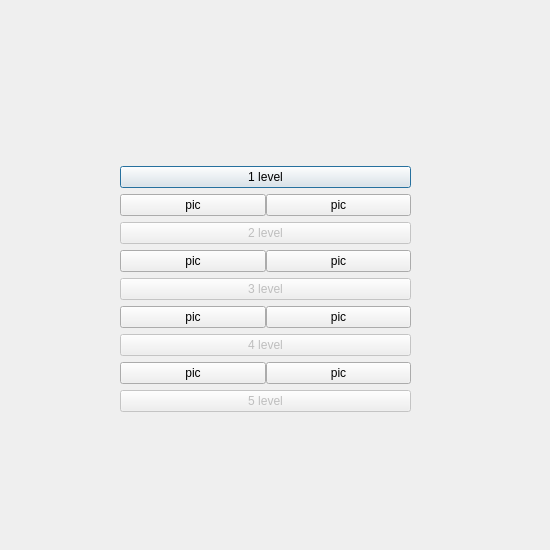
<?xml version="1.0" encoding="UTF-8"?>
<ui version="4.0">
 <class>levels</class>
 <widget class="QDialog" name="levels">
  <property name="geometry">
   <rect>
    <x>0</x>
    <y>0</y>
    <width>550</width>
    <height>550</height>
   </rect>
  </property>
  <property name="minimumSize">
   <size>
    <width>550</width>
    <height>550</height>
   </size>
  </property>
  <property name="maximumSize">
   <size>
    <width>550</width>
    <height>550</height>
   </size>
  </property>
  <property name="windowTitle">
   <string>Dialog</string>
  </property>
  <widget class="QWidget" name="verticalLayoutWidget">
   <property name="geometry">
    <rect>
     <x>120</x>
     <y>160</y>
     <width>291</width>
     <height>262</height>
    </rect>
   </property>
   <layout class="QVBoxLayout" name="verticalLayout">
    <property name="spacing">
     <number>0</number>
    </property>
    <item>
     <widget class="QPushButton" name="pushButton">
      <property name="text">
       <string>1 level</string>
      </property>
     </widget>
    </item>
    <item>
     <layout class="QHBoxLayout" name="horizontalLayout">
      <item>
       <widget class="QPushButton" name="pushButton_6">
        <property name="text">
         <string>pic</string>
        </property>
       </widget>
      </item>
      <item>
       <widget class="QPushButton" name="pushButton_7">
        <property name="text">
         <string>pic</string>
        </property>
       </widget>
      </item>
     </layout>
    </item>
    <item>
     <widget class="QPushButton" name="pushButton_2">
      <property name="enabled">
       <bool>false</bool>
      </property>
      <property name="text">
       <string>2 level</string>
      </property>
     </widget>
    </item>
    <item>
     <layout class="QHBoxLayout" name="horizontalLayout_2">
      <item>
       <widget class="QPushButton" name="pushButton_8">
        <property name="text">
         <string>pic</string>
        </property>
       </widget>
      </item>
      <item>
       <widget class="QPushButton" name="pushButton_9">
        <property name="text">
         <string>pic</string>
        </property>
       </widget>
      </item>
     </layout>
    </item>
    <item>
     <widget class="QPushButton" name="pushButton_3">
      <property name="enabled">
       <bool>false</bool>
      </property>
      <property name="text">
       <string>3 level</string>
      </property>
     </widget>
    </item>
    <item>
     <layout class="QHBoxLayout" name="horizontalLayout_3">
      <item>
       <widget class="QPushButton" name="pushButton_10">
        <property name="text">
         <string>pic</string>
        </property>
       </widget>
      </item>
      <item>
       <widget class="QPushButton" name="pushButton_11">
        <property name="text">
         <string>pic</string>
        </property>
       </widget>
      </item>
     </layout>
    </item>
    <item>
     <widget class="QPushButton" name="pushButton_4">
      <property name="enabled">
       <bool>false</bool>
      </property>
      <property name="text">
       <string>4 level</string>
      </property>
     </widget>
    </item>
    <item>
     <layout class="QHBoxLayout" name="horizontalLayout_4">
      <item>
       <widget class="QPushButton" name="pushButton_12">
        <property name="text">
         <string>pic</string>
        </property>
       </widget>
      </item>
      <item>
       <widget class="QPushButton" name="pushButton_13">
        <property name="text">
         <string>pic</string>
        </property>
       </widget>
      </item>
     </layout>
    </item>
    <item>
     <widget class="QPushButton" name="pushButton_5">
      <property name="enabled">
       <bool>false</bool>
      </property>
      <property name="text">
       <string>5 level</string>
      </property>
     </widget>
    </item>
   </layout>
  </widget>
 </widget>
 <resources/>
 <connections/>
</ui>
